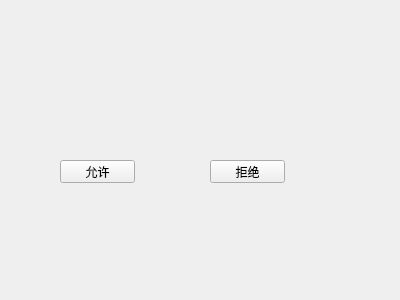
<?xml version="1.0" encoding="UTF-8"?>
<ui version="4.0">
 <class>Request</class>
 <widget class="QWidget" name="Request">
  <property name="geometry">
   <rect>
    <x>0</x>
    <y>0</y>
    <width>400</width>
    <height>300</height>
   </rect>
  </property>
  <property name="windowTitle">
   <string>服务器</string>
  </property>
  <widget class="QPushButton" name="pushButton">
   <property name="geometry">
    <rect>
     <x>60</x>
     <y>160</y>
     <width>75</width>
     <height>23</height>
    </rect>
   </property>
   <property name="text">
    <string>允许</string>
   </property>
  </widget>
  <widget class="QPushButton" name="pushButton_2">
   <property name="geometry">
    <rect>
     <x>210</x>
     <y>160</y>
     <width>75</width>
     <height>23</height>
    </rect>
   </property>
   <property name="text">
    <string>拒绝</string>
   </property>
  </widget>
 </widget>
 <resources/>
 <connections/>
</ui>
